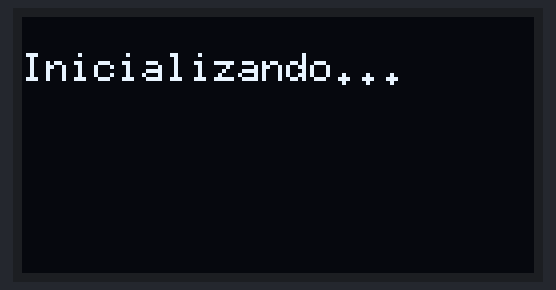
The sketch below on a simulated ESP32. Shown: 128×64 one-colour display. WiFi joins after 1.5 s; servers stay silent unless stated; uploads are accepted with an empty reply; random numbers use the default seed unless the sketch sets one; what the sketch prints to the serial monitor is not drawn.

Above: at 2.6 s.
At 5.2 s:
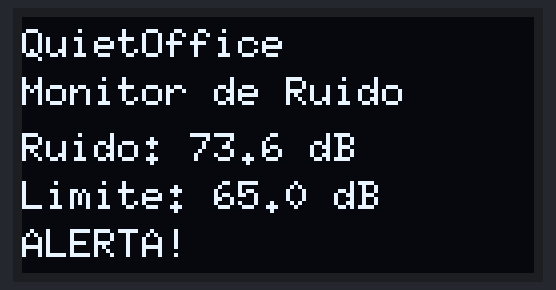
At 10.2 s:
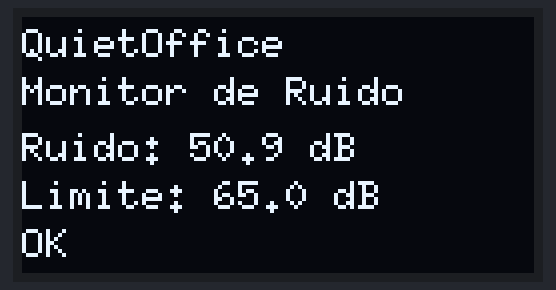
At 15.2 s:
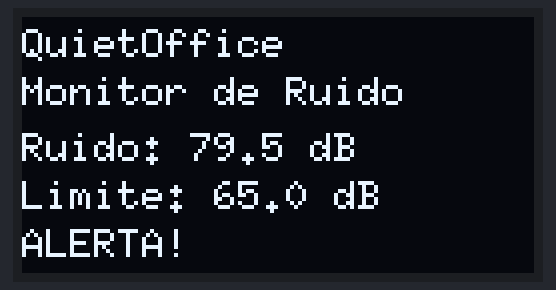
At 20.3 s:
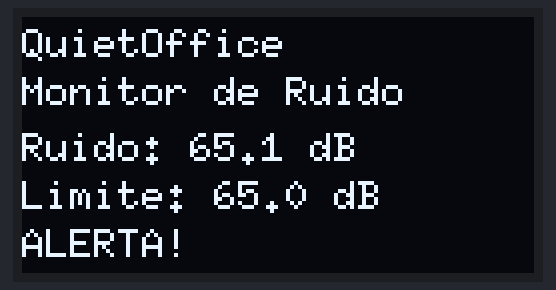
At 30.3 s:
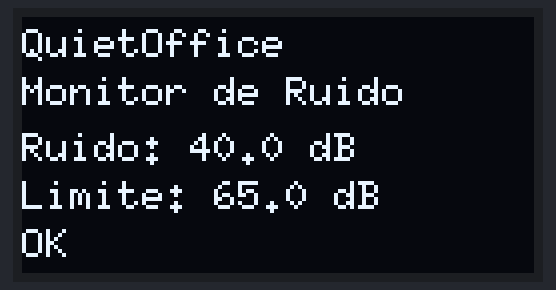

Measured:
- what the display in image 0 shows lasts 2.5 s, from 2.6 s to 5.1 s
- what the display in image 1 shows lasts 5.0 s, from 5.1 s to 10.1 s

The sketch:

sketch.ino
```cpp
#include <WiFi.h>
#include <HTTPClient.h>
#include <Wire.h>
#include <U8g2lib.h>

U8G2_SSD1306_128X64_NONAME_F_HW_I2C display(U8G2_R0, /* reset=*/ U8X8_PIN_NONE);

// CONFIG Wi-Fi (Wokwi)

const char* WIFI_SSID     = "Wokwi-GUEST";
const char* WIFI_PASSWORD = "";
const uint8_t WIFI_CHANNEL = 6;


// CONFIG FIWARE (Orion na Azure)

const char* FIWARE_URL =
  "http://52.156.26.21:1026/v2/entities/WorkArea:001/attrs";

const char* FIWARE_SERVICE      = "quietoffice";
const char* FIWARE_SERVICE_PATH = "/";


// PARÂMETROS DO MONITOR DE RUÍDO

const float NOISE_ALERT_THRESHOLD   = 65.0;      // dB para alerta
const unsigned long SEND_INTERVAL_MS = 5000;     // envio a cada 5s

unsigned long lastSendTime = 0;


// LEITURA DE RUÍDO (SIMULADA)

float readNoiseLevel() {
  // Simula ruído entre 40.0 e 80.0 dB
  int raw = random(400, 800);   // 400..799
  return raw / 10.0;
}


// AVALIAÇÃO DO NÍVEL DE RUÍDO

void evaluateNoise(float noise,
                   String& status,
                   bool& alert,
                   String& alertMessage) {
  if (noise >= NOISE_ALERT_THRESHOLD) {
    status       = "noisy";
    alert        = true;
    alertMessage = "ALERTA: Nivel de ruido alto no ambiente de trabalho!";
  } else {
    status       = "quiet";
    alert        = false;
    alertMessage = "Ambiente dentro do nivel aceitavel de ruido.";
  }
}

// ATUALIZA O OLED SSD1306

void updateDisplay(float noise,
                   float limit,
                   const String& status,
                   const String& message) {
  display.clearBuffer();

  // Título
  display.setFont(u8g2_font_6x10_tf);
  display.setCursor(0, 10);
  display.print("QuietOffice");

  display.setCursor(0, 22);
  display.print("Monitor de Ruido");

  // Valores
  display.setCursor(0, 36);
  display.print("Ruido: ");
  display.print(noise, 1);
  display.print(" dB");

  display.setCursor(0, 48);
  display.print("Limite: ");
  display.print(limit, 1);
  display.print(" dB");

  // Status/alerta
  display.setCursor(0, 60);
  if (status == "noisy") {
    display.print("ALERTA! ");
  } else {
    display.print("OK   ");
  }

  display.sendBuffer();
}

// ENVIO PARA O FIWARE

void sendToFiware(float noise,
                  const String& status,
                  bool alert,
                  const String& alertMessage) {
  if (WiFi.status() != WL_CONNECTED) {
    return; // sem WiFi, só sai
  }

  HTTPClient http;
  http.begin(FIWARE_URL);
  http.addHeader("Content-Type", "application/json");
  http.addHeader("Fiware-Service", FIWARE_SERVICE);
  http.addHeader("Fiware-ServicePath", FIWARE_SERVICE_PATH);

  String payload = "{";
  payload += "\"noiseLevel\":{\"type\":\"Number\",\"value\":" + String(noise, 1) + "},";
  payload += "\"status\":{\"type\":\"Text\",\"value\":\"" + status + "\"},";
  payload += "\"alert\":{\"type\":\"Boolean\",\"value\":" + String(alert ? "true" : "false") + "},";
  payload += "\"alertMessage\":{\"type\":\"Text\",\"value\":\"" + alertMessage + "\"}";
  payload += "}";

  (void) http.POST(payload); // ignora retorno
  http.end();
}

// --------------------------------------------------
// SETUP
// --------------------------------------------------
void setup() {
  Serial.begin(115200);
  delay(1000);

  Serial.println();
  Serial.println("======================================");
  Serial.println(" PROJETO: QuietOffice - Monitor de Ruido");
  Serial.println(" GS Futuro do Trabalho - ESP32 + FIWARE");
  Serial.println("======================================");

  // WiFi só pro Wokwi
  WiFi.begin(WIFI_SSID, WIFI_PASSWORD, WIFI_CHANNEL);

  uint8_t retries = 0;
  while (WiFi.status() != WL_CONNECTED && retries < 20) {
    delay(500);
    retries++;
  }

  // OLED
  display.begin();
  display.clearBuffer();
  display.setFont(u8g2_font_6x10_tf);
  display.setCursor(0, 16);
  display.print("Inicializando...");
  display.sendBuffer();

  // semente pro gerador de ruído aleatório
  randomSeed(analogRead(0));
}


// LOOP PRINCIPAL

void loop() {
  unsigned long now = millis();

  if (now - lastSendTime >= SEND_INTERVAL_MS) {
    lastSendTime = now;

    float noise = readNoiseLevel();
    String status;
    bool alert;
    String alertMessage;

    evaluateNoise(noise, status, alert, alertMessage);

    // Saída enxuta na Serial
    Serial.println("--------------------------------------");
    Serial.println("QuietOffice - Monitor de Ruido");
    Serial.printf("Ruido atual : %.1f dB\n", noise);
    Serial.printf("Ruido limite: %.1f dB\n", NOISE_ALERT_THRESHOLD);
    Serial.printf("Mensagem    : %s\n", alertMessage.c_str());

    // Atualiza OLED
    updateDisplay(noise, NOISE_ALERT_THRESHOLD, status, alertMessage);

    // Envia pro FIWARE
    sendToFiware(noise, status, alert, alertMessage);
  }

  delay(100);
}
```
